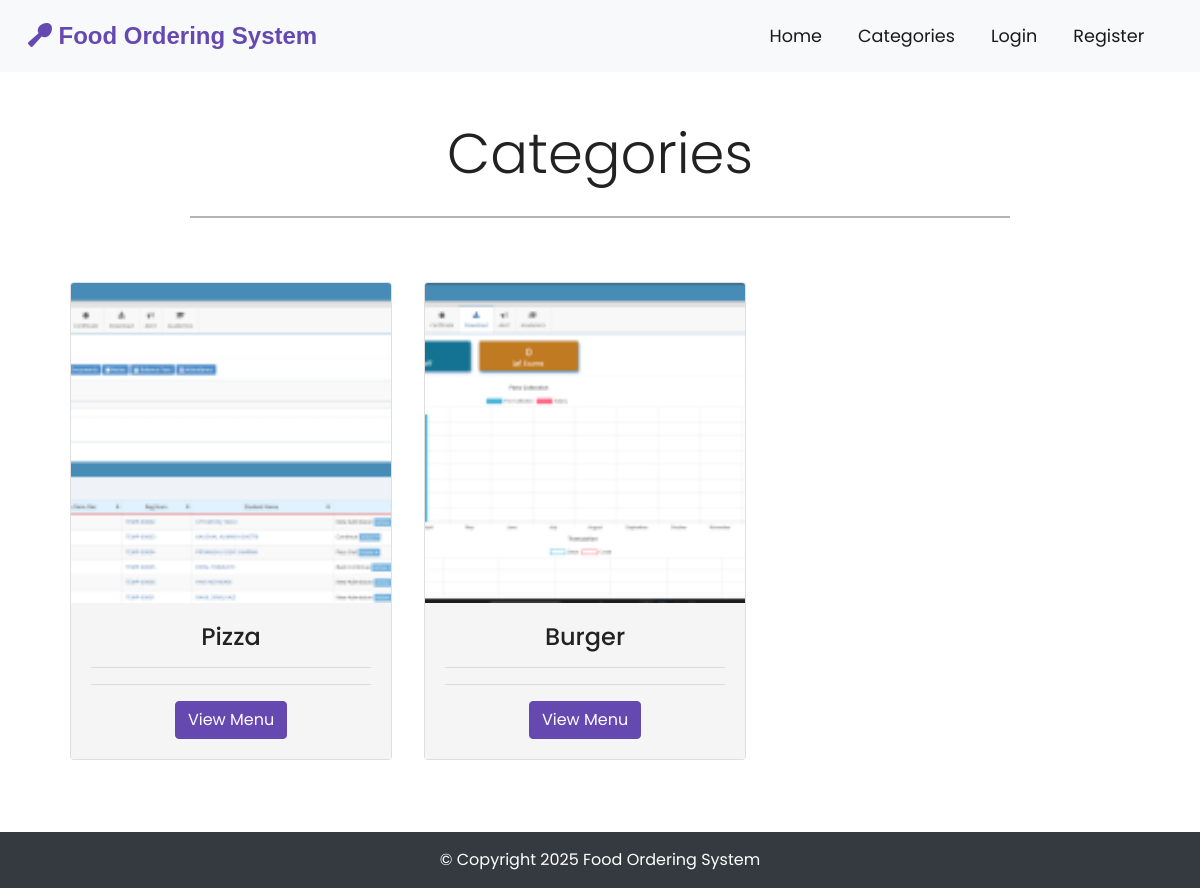
Page /index.php/category on the earlier database version.
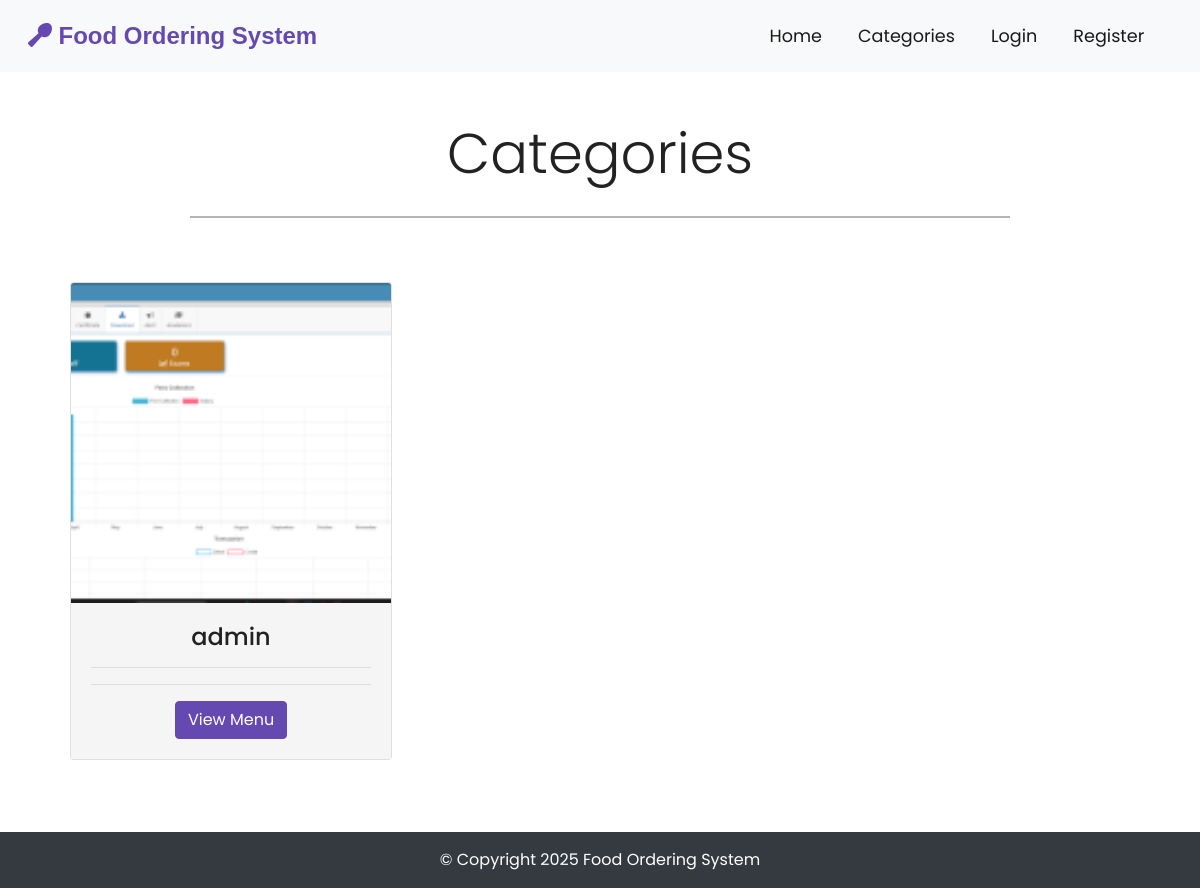
Same page on the later database version.
### tables this page shows
CREATE TABLE `categories` (
  `c_id` int(11) NOT NULL,
  `c_name` varchar(255) NOT NULL,
  `img` text DEFAULT NULL
);

### application/controllers/Category.php (called while the page is built, shortened)
<?php
class Category extends CI_Controller {
	public function index()
	{
		$this->load->model('Cat_model');
		$categories= $this->Cat_model->getCatInfo();
		$data['categories'] = $categories;
		$this->load->view('front/partials/header');
		$this->load->view('front/categories',$data);
		$this->load->view('front/partials/footer');
	}
}

### index.php (called while the page is built, shortened)
<?php
require_once BASEPATH.'core/CodeIgniter.php';

### application/models/Cat_model.php (called while the page is built, shortened)
<?php
class Cat_model extends CI_Model {
    public function getCatInfo() {
        $this->db->select('*');
        $this->db->from('categories');
        $result = $this->db->get()->result_array();
        return $result;
    }
}

### application/views/front/categories.php (the view, shortened to what this page needs)
<div class="container-fluid padding">
    <div class="row welcome text-center welcome">
        <div class="col-12">
            <h1 class="display-4">Categories</h1>
        </div>
        <hr>
    </div>
</div>
<div class="container text-center padding dish-card">
    <div class="row container">
        <?php if(!empty($categories)) { ?>
        <?php foreach($categories as $category) { ?>
        <div class="col-md-6 col-lg-4 d-flex align-items-stretch">
            <div class="card mb-4 shadow-sm">
                <?php $image = $category['img'];?>
                <img class="card-img-top" src="<?php echo base_url().'public/uploads/category/thumb/'.$image; ?>">
                <div class="card-body">
                    <h4 class="card-title"><?php echo $category['c_name']; ?></h4>
                    <hr>
                    <hr>
                    <a href="<?php echo base_url().'dish/list/'.$category['c_id']; ?>" class="btn btn-primary">View
                        Menu</a>
                </div>
            </div>
        </div>
        <?php } ?>
        <?php } else { ?>
        <h1>No records found</h1>
        <?php } ?>
    </div>
</div>

### application/views/front/partials/header.php (shortened to what this page needs)
<!DOCTYPE html>
<html lang="en">
<head>
    <link rel="stylesheet" href="<?php echo base_url().'assets/css/bootstrap.min.css';?>">
    <link rel="stylesheet" href="<?php echo base_url('/assets/css/style.css'); ?>">
</head>
<body>
    <nav class="navbar navbar-expand-md navbar-light bg-light sticky-top">
        <div class="container-fluid">
            <a class="navbar-brand" href="<?php echo base_url().'home/index';?>"><i class="fas fa-utensil-spoon"></i> Food Ordering System</a>
            <div class="collapse navbar-collapse" id="navbarRes">
                <ul class="navbar-nav ml-auto">
                    <li class="nav-item active">
                        <a class="nav-link" href="<?php echo base_url().'home/index';?>">Home</a>
                    </li>
                    <li class="nav-item">
                        <a class="nav-link active" href="<?php echo base_url().'category/index';?>">Categories</a>
                    </li>
                    <?php $user = $this->session->userdata('user');
                    if(empty($user)) {
                    ?>
                    <li class="nav-item active">
                        <a class="nav-link" href="<?php echo base_url().'login';?>">Login</a>
                    </li>
                    <li class="nav-item active">
                        <a class="nav-link" href="<?php echo base_url().'singup/index'?>">Register</a>
                    </li>
                    <?php } ?>
                </ul>
            </div>
        </div>
    </nav>

### application/views/front/partials/footer.php
<footer class="section p-3 bg-dark text-white">
    <div class="text-center">&copy; Copyright <?php echo date("Y"); ?> Food Ordering System</div>
</footer>
</body>
</html>

### assets/css/style.css (style rules this page uses)
html, body { height: 100%; width: 100%; font-family: "Poppins", sans-serif; color: #222; }
.navbar { padding: 0.8rem; }
.navbar-brand { font-family: Verdana, Geneva, Tahoma, sans-serif; font-weight: bold; font-size: 1.5rem; color: #6648b1 !important; }
.navbar li { padding-right: 20px; }
.nav-link { font-size: 1.1em !important; }
.btn-primary { background-color: #6648b1; border: 1px solid #6648b1; }
.padding { padding-left: 1.5rem; padding-right: 1.5rem; padding-bottom: 2rem; }
.welcome { width: 75%; margin: 0 auto; padding-top: 2rem; }
.welcome hr { border-top: 2px solid #b4b4b4; width: 95%; margin-top: 0.3rem; margin-bottom: 1rem; }
.dish-card .card-img-top { width: 100%; height: 40vh; object-fit: cover; }
.dish-card .card-body { background-color: #f5f5f5; }
[class*="col-"] { padding: 1rem; }

Differences in the rows shown:
removed categories: img (picture), c_name "Pizza"
removed categories: img (picture), c_name "Burger"
added categories: img (picture), c_name "admin"
